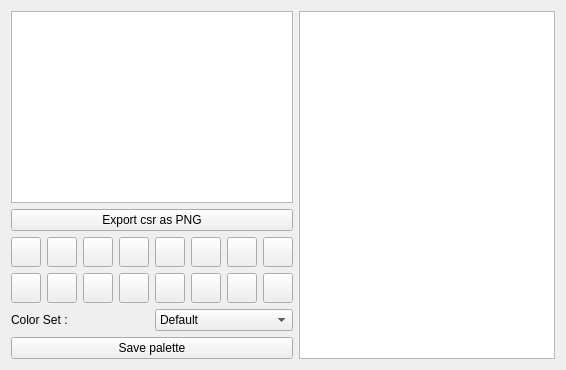
      <widget class="QWidget" name="CSR">
       <attribute name="title">
        <string>CSR</string>
       </attribute>
       <layout class="QHBoxLayout" name="horizontalLayout" stretch="0,1">
        <item>
         <layout class="QVBoxLayout" name="verticalLayout">
          <item>
           <widget class="QListWidget" name="list_csrs">
            <property name="selectionMode">
             <enum>QAbstractItemView::SingleSelection</enum>
            </property>
            <property name="selectionBehavior">
             <enum>QAbstractItemView::SelectItems</enum>
            </property>
            <property name="selectionRectVisible">
             <bool>false</bool>
            </property>
           </widget>
          </item>
          <item>
           <widget class="QPushButton" name="bt_export_csr">
            <property name="text">
             <string>Export csr as PNG</string>
            </property>
           </widget>
          </item>
          <item>
           <layout class="QGridLayout" name="gridLayout_3">
            <item row="1" column="4">
             <widget class="PaletteButton" name="bt_csr_col_C">
              <property name="minimumSize">
               <size>
                <width>30</width>
                <height>30</height>
               </size>
              </property>
              <property name="maximumSize">
               <size>
                <width>30</width>
                <height>30</height>
               </size>
              </property>
              <property name="text">
               <string/>
              </property>
             </widget>
            </item>
            <item row="0" column="3">
             <widget class="PaletteButton" name="bt_csr_col_3">
              <property name="minimumSize">
               <size>
                <width>30</width>
                <height>30</height>
               </size>
              </property>
              <property name="maximumSize">
               <size>
                <width>30</width>
                <height>30</height>
               </size>
              </property>
              <property name="text">
               <string/>
              </property>
             </widget>
            </item>
            <item row="1" column="0">
             <widget class="PaletteButton" name="bt_csr_col_8">
              <property name="minimumSize">
               <size>
                <width>30</width>
                <height>30</height>
               </size>
              </property>
              <property name="maximumSize">
               <size>
                <width>30</width>
                <height>30</height>
               </size>
              </property>
              <property name="text">
               <string/>
              </property>
             </widget>
            </item>
            <item row="1" column="2">
             <widget class="PaletteButton" name="bt_csr_col_A">
              <property name="minimumSize">
               <size>
                <width>30</width>
                <height>30</height>
               </size>
              </property>
              <property name="maximumSize">
               <size>
                <width>30</width>
                <height>30</height>
               </size>
              </property>
              <property name="text">
               <string/>
              </property>
             </widget>
            </item>
            <item row="1" column="7">
             <widget class="PaletteButton" name="bt_csr_col_F">
              <property name="minimumSize">
               <size>
                <width>30</width>
                <height>30</height>
               </size>
              </property>
              <property name="maximumSize">
               <size>
                <width>30</width>
                <height>30</height>
               </size>
              </property>
              <property name="text">
               <string/>
              </property>
             </widget>
            </item>
            <item row="0" column="2">
             <widget class="PaletteButton" name="bt_csr_col_2">
              <property name="minimumSize">
               <size>
                <width>30</width>
                <height>30</height>
               </size>
              </property>
              <property name="maximumSize">
               <size>
                <width>30</width>
                <height>30</height>
               </size>
              </property>
              <property name="text">
               <string/>
              </property>
             </widget>
            </item>
            <item row="0" column="4">
             <widget class="PaletteButton" name="bt_csr_col_4">
              <property name="minimumSize">
               <size>
                <width>30</width>
                <height>30</height>
               </size>
              </property>
              <property name="maximumSize">
               <size>
                <width>30</width>
                <height>30</height>
               </size>
              </property>
              <property name="text">
               <string/>
              </property>
             </widget>
            </item>
            <item row="0" column="1">
             <widget class="PaletteButton" name="bt_csr_col_1">
              <property name="minimumSize">
               <size>
                <width>30</width>
                <height>30</height>
               </size>
              </property>
              <property name="maximumSize">
               <size>
                <width>30</width>
                <height>30</height>
               </size>
              </property>
              <property name="text">
               <string/>
              </property>
             </widget>
            </item>
            <item row="0" column="7">
             <widget class="PaletteButton" name="bt_csr_col_7">
              <property name="minimumSize">
               <size>
                <width>30</width>
                <height>30</height>
               </size>
              </property>
              <property name="maximumSize">
               <size>
                <width>30</width>
                <height>30</height>
               </size>
              </property>
              <property name="text">
               <string/>
              </property>
             </widget>
            </item>
            <item row="1" column="3">
             <widget class="PaletteButton" name="bt_csr_col_B">
              <property name="minimumSize">
               <size>
                <width>30</width>
                <height>30</height>
               </size>
              </property>
              <property name="maximumSize">
               <size>
                <width>30</width>
                <height>30</height>
               </size>
              </property>
              <property name="text">
               <string/>
              </property>
             </widget>
            </item>
            <item row="0" column="0">
             <widget class="PaletteButton" name="bt_csr_col_0">
              <property name="minimumSize">
               <size>
                <width>30</width>
                <height>30</height>
               </size>
              </property>
              <property name="maximumSize">
               <size>
                <width>30</width>
                <height>30</height>
               </size>
              </property>
              <property name="text">
               <string/>
              </property>
             </widget>
            </item>
            <item row="1" column="6">
             <widget class="PaletteButton" name="bt_csr_col_E">
              <property name="minimumSize">
               <size>
                <width>30</width>
                <height>30</height>
               </size>
              </property>
              <property name="maximumSize">
               <size>
                <width>30</width>
                <height>30</height>
               </size>
              </property>
              <property name="text">
               <string/>
              </property>
             </widget>
            </item>
            <item row="1" column="5">
             <widget class="PaletteButton" name="bt_csr_col_D">
              <property name="minimumSize">
               <size>
                <width>30</width>
                <height>30</height>
               </size>
              </property>
              <property name="maximumSize">
               <size>
                <width>30</width>
                <height>30</height>
               </size>
              </property>
              <property name="text">
               <string/>
              </property>
             </widget>
            </item>
            <item row="1" column="1">
             <widget class="PaletteButton" name="bt_csr_col_9">
              <property name="minimumSize">
               <size>
                <width>30</width>
                <height>30</height>
               </size>
              </property>
              <property name="maximumSize">
               <size>
                <width>30</width>
                <height>30</height>
               </size>
              </property>
              <property name="text">
               <string/>
              </property>
             </widget>
            </item>
            <item row="0" column="5">
             <widget class="PaletteButton" name="bt_csr_col_5">
              <property name="minimumSize">
               <size>
                <width>30</width>
                <height>30</height>
               </size>
              </property>
              <property name="maximumSize">
               <size>
                <width>30</width>
                <height>30</height>
               </size>
              </property>
              <property name="text">
               <string/>
              </property>
             </widget>
            </item>
            <item row="0" column="6">
             <widget class="PaletteButton" name="bt_csr_col_6">
              <property name="minimumSize">
               <size>
                <width>30</width>
                <height>30</height>
               </size>
              </property>
              <property name="maximumSize">
               <size>
                <width>30</width>
                <height>30</height>
               </size>
              </property>
              <property name="text">
               <string/>
              </property>
             </widget>
            </item>
           </layout>
          </item>
          <item>
           <layout class="QHBoxLayout" name="horizontalLayout_4">
            <item>
             <widget class="QLabel" name="label">
              <property name="text">
               <string>Color Set :</string>
              </property>
             </widget>
            </item>
            <item>
             <widget class="QComboBox" name="cb_csr_palette">
              <item>
               <property name="text">
                <string>Default</string>
               </property>
              </item>
              <item>
               <property name="text">
                <string>1</string>
               </property>
              </item>
              <item>
               <property name="text">
                <string>2</string>
               </property>
              </item>
              <item>
               <property name="text">
                <string>3</string>
               </property>
              </item>
              <item>
               <property name="text">
                <string>4</string>
               </property>
              </item>
              <item>
               <property name="text">
                <string>5</string>
               </property>
              </item>
              <item>
               <property name="text">
                <string>6</string>
               </property>
              </item>
              <item>
               <property name="text">
                <string>7</string>
               </property>
              </item>
             </widget>
            </item>
           </layout>
          </item>
          <item>
           <widget class="QPushButton" name="bt_save_col">
            <property name="text">
             <string>Save palette</string>
            </property>
           </widget>
          </item>
         </layout>
        </item>
        <item>
         <widget class="GraphicsViewer" name="gv_csr">
          <property name="minimumSize">
           <size>
            <width>0</width>
            <height>0</height>
           </size>
          </property>
          <property name="maximumSize">
           <size>
            <width>11111</width>
            <height>11111</height>
           </size>
          </property>
          <property name="verticalScrollBarPolicy">
           <enum>Qt::ScrollBarAlwaysOff</enum>
          </property>
          <property name="horizontalScrollBarPolicy">
           <enum>Qt::ScrollBarAlwaysOff</enum>
          </property>
          <property name="transformationAnchor">
           <enum>QGraphicsView::AnchorUnderMouse</enum>
          </property>
         </widget>
        </item>
       </layout>
      </widget>
